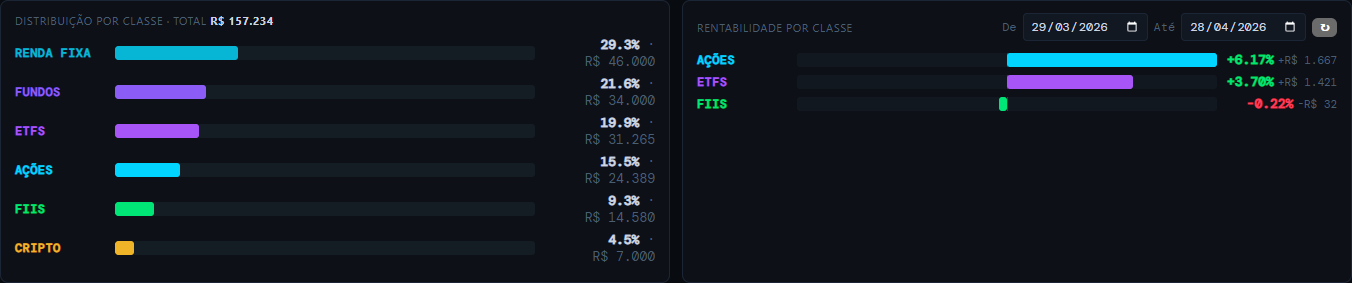
#> input picture charts_side_by_side.png, 1352 x 283 px
$ python -i fundamental_pdf.py   (imports and definitions only)
#> lines starting #> are read from the running program, lines starting #| are printed output that depends on the picture
"""
infrastructure/reports/fundamental_pdf.py — v2
Gerador de relatórios fundamentalistas em PDF.
Logo FinAnalytics AI desenhada com primitivas ReportLab.
Dados exclusivamente do Fintz.
"""
from __future__ import annotations

import io
from datetime import datetime
from typing import Any

from reportlab.lib import colors
from reportlab.lib.enums import TA_CENTER, TA_LEFT, TA_RIGHT
from reportlab.lib.pagesizes import A4
from reportlab.lib.styles import ParagraphStyle, getSampleStyleSheet
from reportlab.lib.units import cm, mm
from reportlab.platypus import (
    BaseDocTemplate,
    Frame,
    HRFlowable,
    Image,
    PageBreak,
    PageTemplate,
    Paragraph,
    Spacer,
    Table,
    TableStyle,
)
from reportlab.platypus.flowables import KeepTogether
from reportlab.graphics.shapes import Drawing, Rect, Line, Circle, String, PolyLine
from reportlab.graphics import renderPDF

from finanalytics_ai.infrastructure.reports.chart_builder import (
    chart_barras_dre,
    chart_cotacoes,
    chart_linha_indicador,
    chart_linhas_multiplas,
    chart_radar_comparativo,
)

# ── Paleta ────────────────────────────────────────────────────────────────────
# [1 line that did not run here, left out]
# [1 line that did not run here, left out]
# [1 line that did not run here, left out]
# [1 line that did not run here, left out]
# [1 line that did not run here, left out]
# [1 line that did not run here, left out]
# [1 line that did not run here, left out]
# [1 line that did not run here, left out]
# [1 line that did not run here, left out]
# [1 line that did not run here, left out]
# [1 line that did not run here, left out]
# [1 line that did not run here, left out]
# [1 line that did not run here, left out]

# [1 line that did not run here, left out]


# ── Logo ──────────────────────────────────────────────────────────────────────
# [33 lines left out: function _draw_logo, not called in this run]


# ── Estilos ───────────────────────────────────────────────────────────────────
def _styles() -> dict[str, ParagraphStyle]:
    base = getSampleStyleSheet()
    return {
        "title": ParagraphStyle("title", parent=base["Normal"],
            fontSize=28, textColor=C_WHITE, fontName="Helvetica-Bold",
            spaceAfter=2, alignment=TA_LEFT),
        "subtitle": ParagraphStyle("subtitle", parent=base["Normal"],
            fontSize=11, textColor=C_ACCENT, fontName="Helvetica",
            spaceAfter=2, alignment=TA_LEFT),
        "section": ParagraphStyle("section", parent=base["Normal"],
            fontSize=13, textColor=C_GOLD, fontName="Helvetica-Bold",
            spaceBefore=14, spaceAfter=6),
        "body": ParagraphStyle("body", parent=base["Normal"],
            fontSize=9, textColor=C_TEXT, fontName="Helvetica",
            leading=14, spaceAfter=4),
        "small": ParagraphStyle("small", parent=base["Normal"],
            fontSize=7, textColor=C_MUTED, fontName="Helvetica",
            leading=10),
        "kpi_label": ParagraphStyle("kpi_label", parent=base["Normal"],
            fontSize=7, textColor=C_MUTED, fontName="Helvetica",
            alignment=TA_CENTER),
        "kpi_value": ParagraphStyle("kpi_value", parent=base["Normal"],
            fontSize=14, textColor=C_WHITE, fontName="Helvetica-Bold",
            alignment=TA_CENTER),
        "table_header": ParagraphStyle("table_header", parent=base["Normal"],
            fontSize=8, textColor=C_GOLD, fontName="Helvetica-Bold",
            alignment=TA_CENTER),
        "table_cell": ParagraphStyle("table_cell", parent=base["Normal"],
            fontSize=8, textColor=C_TEXT, fontName="Helvetica",
            alignment=TA_CENTER),
    }


# ── Helpers ───────────────────────────────────────────────────────────────────
# [123 lines left out: functions _png_to_image, _fmt, _fmt_bilhoes, _table_style_base, _on_first_page, _on_later_pages and 2 more, not called in this run]


# ── Geração do relatório EMPRESA ÚNICA ───────────────────────────────────────
def generate_fundamental_single(data: dict[str, Any]) -> bytes:
    buf = io.BytesIO()
    st = _styles()
    ticker      = data.get("ticker", "—")
    nome        = data.get("nome", ticker)
    setor       = data.get("setor", "—")
    ind         = data.get("indicadores_latest", {})
    series_map  = data.get("series_map", {})
    periodo     = data.get("periodo_anos", 5)
    labels      = data.get("indicador_labels", {})
    pct_inds    = set(data.get("pct_indicators", []))

    def label(key: str) -> str:
        return labels.get(key, key)

    # [8 lines left out: function serie_pct, not called in this run]

    doc = BaseDocTemplate(
        buf, pagesize=A4,
        leftMargin=2*cm, rightMargin=2*cm,
        topMargin=2.2*cm, bottomMargin=1.8*cm,
    )
    first_frame = Frame(2*cm, 1.8*cm, PAGE_W-4*cm, PAGE_H-4.2*cm, id="first")
    later_frame = Frame(2*cm, 1.8*cm, PAGE_W-4*cm, PAGE_H-3.5*cm, id="later")
    doc.addPageTemplates([
        PageTemplate(id="First", frames=[first_frame],
                     onPage=lambda c, d: _on_first_page(c, d, ticker, nome)),
        PageTemplate(id="Later", frames=[later_frame],
                     onPage=_on_later_pages),
    ])

    content = []
    usable_w = PAGE_W - 4*cm

    # ── Capa ──────────────────────────────────────────────────────────────
    content.append(Spacer(1, 0.4*cm))
    content.append(Paragraph(ticker, st["title"]))
    if nome and nome != ticker:
        content.append(Paragraph(nome, st["subtitle"]))
    content.append(Paragraph(
        f"Setor: {setor}  ·  Período: {periodo} anos  ·  Fonte: Fintz", st["small"]))
    content.append(Spacer(1, 0.3*cm))
    content.append(HRFlowable(width="100%", thickness=1, color=C_BORDER))
    content.append(Spacer(1, 0.3*cm))

    # ── Info geral ────────────────────────────────────────────────────────
    preco = data.get("preco")
    mcap  = data.get("market_cap")

    def _g(key):
        v = ind.get(key, {})
        return v.get("valor") if isinstance(v, dict) else v

    lpa = _g("LPA"); vpa = _g("VPA")
    info_data = [
        [Paragraph("Preço Atual", st["kpi_label"]),
         Paragraph("Market Cap", st["kpi_label"]),
         Paragraph("LPA", st["kpi_label"]),
         Paragraph("VPA", st["kpi_label"]),
         Paragraph("Data Ref.", st["kpi_label"])],
        [Paragraph(_fmt(preco, prefix="R$ "), st["kpi_value"]),
         Paragraph(_fmt_bilhoes(mcap), st["kpi_value"]),
         Paragraph(_fmt(lpa, prefix="R$ "), st["kpi_value"]),
         Paragraph(_fmt(vpa, prefix="R$ "), st["kpi_value"]),
         Paragraph(datetime.now().strftime("%d/%m/%Y"), st["kpi_value"])],
    ]
    cw = usable_w / 5
    t_info = Table(info_data, colWidths=[cw]*5, rowHeights=[14, 28])
    t_info.setStyle(TableStyle([
        ("BACKGROUND", (0,0), (-1,-1), C_PANEL),
        ("GRID", (0,0), (-1,-1), 0.3, C_BORDER),
        ("TOPPADDING", (0,0), (-1,-1), 4),
        ("BOTTOMPADDING", (0,0), (-1,-1), 4),
    ]))
    content.append(t_info)
    content.append(Spacer(1, 0.3*cm))
    content.append(_kpi_cards(ind, st))
    content.append(Spacer(1, 0.5*cm))

    # ── Cotação ───────────────────────────────────────────────────────────
    content.append(Paragraph("Cotação Histórica", st["section"]))
    cotacoes = data.get("cotacoes", [])
    if cotacoes:
        png = chart_cotacoes(cotacoes, ticker, figsize=(9, 2.8))
        content.append(_png_to_image(png, usable_w))
    content.append(Spacer(1, 0.4*cm))

    # ── Valuation ─────────────────────────────────────────────────────────
    content.append(Paragraph("Valuation", st["section"]))
    for ind_key in ["P_L", "P_VP", "EV_EBITDA", "P_EBITDA"]:
        serie = series_map.get(ind_key, [])
        if serie:
            png = chart_linha_indicador(serie, label(ind_key),
                                         ylabel="x", figsize=(9, 2.4))
            content.append(KeepTogether([
                _png_to_image(png, usable_w),
                Spacer(1, 0.3*cm),
            ]))

    # Tabela snapshot valuation
    val_keys = ["P_L", "P_VP", "EV_EBITDA", "P_EBITDA", "P_SR", "EV_EBIT"]
    rows_val = [[Paragraph("Indicador", st["table_header"]),
                 Paragraph("Valor Atual", st["table_header"]),
                 Paragraph("Data Ref.", st["table_header"])]]
    for k in val_keys:
        v = ind.get(k, {})
        if isinstance(v, dict) and v.get("valor") is not None:
            rows_val.append([
                Paragraph(label(k), st["table_cell"]),
                Paragraph(_fmt(v["valor"], suffix="x"), st["table_cell"]),
                Paragraph(str(v.get("data_ref", "—")), st["table_cell"]),
            ])
    if len(rows_val) > 1:
        t = Table(rows_val, colWidths=[usable_w*0.5, usable_w*0.25, usable_w*0.25])
        t.setStyle(TableStyle(_table_style_base()))
        content.append(t)
    content.append(Spacer(1, 0.4*cm))

    # ── Rentabilidade ─────────────────────────────────────────────────────
    content.append(PageBreak())
    content.append(Paragraph("Rentabilidade", st["section"]))
    for ind_key in ["ROE", "ROIC", "ROA", "MargemLiquida", "MargemEBITDA"]:
        serie = serie_pct(ind_key)
        if serie:
            color = "#00e676" if ind_key in ["ROE", "ROIC", "ROA"] else "#00d4ff"
            png = chart_linha_indicador(serie, label(ind_key),
                                         ylabel="%", color=color, figsize=(9, 2.4))
            content.append(KeepTogether([
                _png_to_image(png, usable_w),
                Spacer(1, 0.3*cm),
            ]))

    # ── Dividendos ────────────────────────────────────────────────────────
    content.append(Paragraph("Dividendos", st["section"]))
    dy_serie = serie_pct("DividendYield")
    if dy_serie:
        png = chart_linha_indicador(dy_serie, label("DividendYield"),
                                     ylabel="%", color="#F0B429", figsize=(9, 2.8))
        content.append(_png_to_image(png, usable_w))
    else:
        content.append(Paragraph("Dados de dividendos não disponíveis para este ticker.", st["small"]))
    content.append(Spacer(1, 0.4*cm))

    # ── Solidez Financeira ────────────────────────────────────────────────
    content.append(PageBreak())
    content.append(Paragraph("Solidez Financeira", st["section"]))
    for ind_key in ["DividaLiquida_EBITDA", "DividaLiquida_PatrimonioLiquido",
                    "DividaBruta_PatrimonioLiquido"]:
        serie = series_map.get(ind_key, [])
        if serie:
            png = chart_linha_indicador(serie, label(ind_key),
                                         color="#ff3d5a", figsize=(9, 2.4))
            content.append(KeepTogether([
                _png_to_image(png, usable_w),
                Spacer(1, 0.3*cm),
            ]))

    # Tabela solidez
    solid_keys = ["DividaLiquida_EBITDA", "DividaLiquida_PatrimonioLiquido",
                  "DividaBruta_PatrimonioLiquido", "LiquidezCorrente"]
    rows_s = [[Paragraph("Indicador", st["table_header"]),
               Paragraph("Valor Atual", st["table_header"]),
               Paragraph("Data Ref.", st["table_header"])]]
    for k in solid_keys:
        v = ind.get(k, {})
        if isinstance(v, dict) and v.get("valor") is not None:
            rows_s.append([
                Paragraph(label(k), st["table_cell"]),
                Paragraph(_fmt(v["valor"], suffix="x"), st["table_cell"]),
                Paragraph(str(v.get("data_ref", "—")), st["table_cell"]),
            ])
    if len(rows_s) > 1:
        t = Table(rows_s, colWidths=[usable_w*0.5, usable_w*0.25, usable_w*0.25])
        t.setStyle(TableStyle(_table_style_base()))
        content.append(t)

    # ── DRE ───────────────────────────────────────────────────────────────
    dre = data.get("dre", {})
    if dre:
        content.append(PageBreak())
        content.append(Paragraph("Demonstração de Resultados (DRE)", st["section"]))
        png = chart_barras_dre(dre, figsize=(9, 3.2))
        content.append(_png_to_image(png, usable_w))
        content.append(Spacer(1, 0.4*cm))

    doc.build(content)
    return buf.getvalue()


# ── Geração do relatório COMPARATIVO ─────────────────────────────────────────
# [146 lines left out: function generate_fundamental_comparative, not called in this run]

>>> import cv2
>>> picture = cv2.imread('../../../../charts_side_by_side.png', cv2.IMREAD_GRAYSCALE)
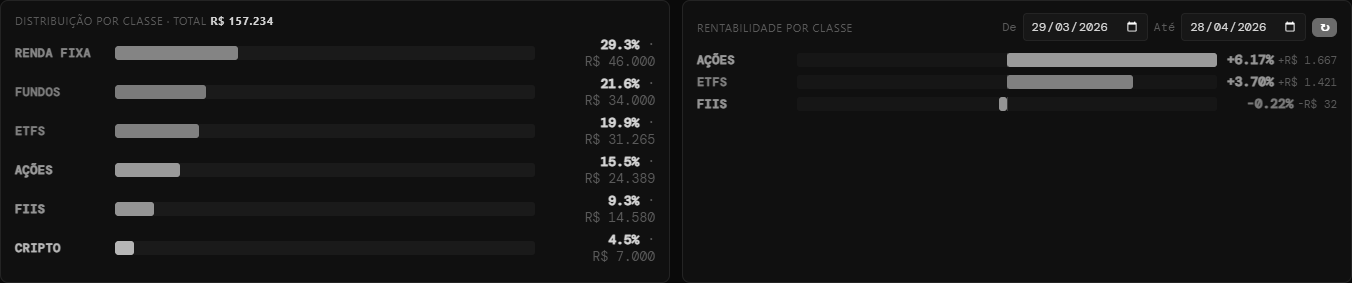
#> picture: shape (283, 1352); min 10, max 255, mean 23.1
#> (the run stopped early here; a loop or call above may not have finished)

$ run again, on distribution.png
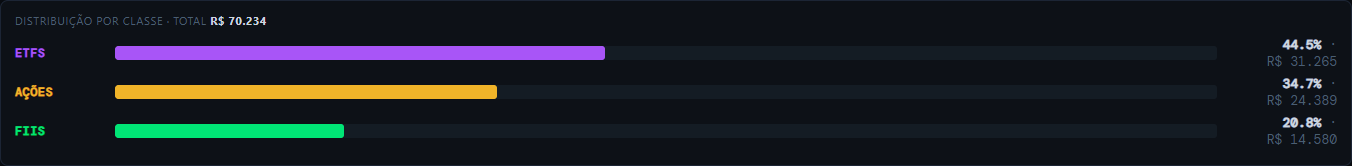
#> input picture distribution.png, 1352 x 166 px
#> `picture = cv2.imread('../../../../charts_side_by_side.png', cv2.IMREAD..`:
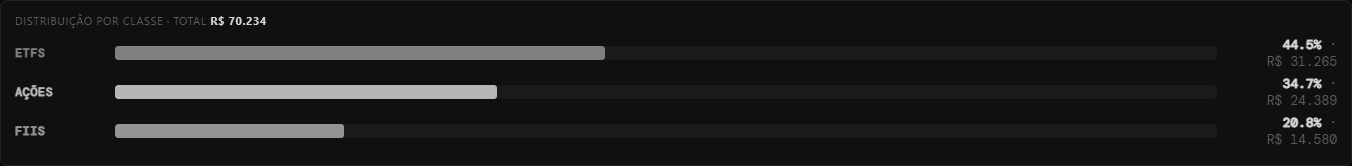
#> picture: shape (166, 1352); min 10, max 212, mean 28.2

$ run again, on heatmap_mensal_diario.png
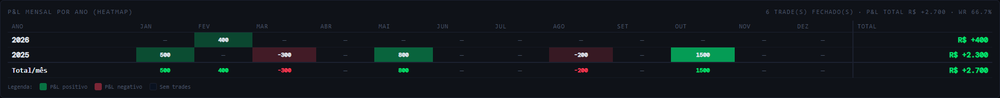
#> input picture heatmap_mensal_diario.png, 1000 x 98 px, shrunk from 1945 x 190 before the run
#> `picture = cv2.imread('../../../../charts_side_by_side.png', cv2.IMREAD..`:
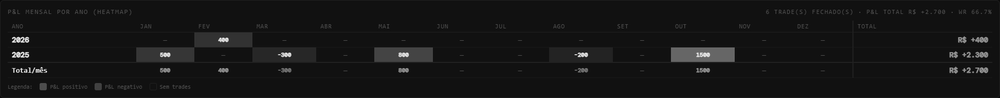
#> picture: shape (98, 1000); min 0, max 255, mean 21.8
